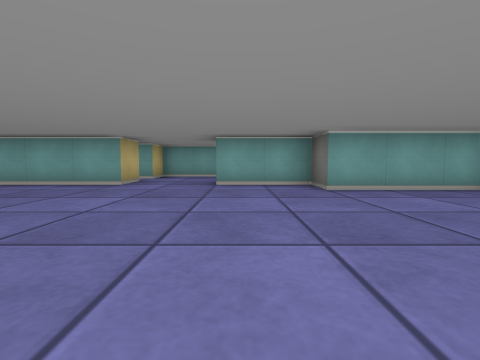
view 1 (above)

18 first-person views from a walk through a cub3D maze. The camera is about half as high as the walls, tilts 4° down and sees 85° across. The floor is counted in squares. Each view is taken from the middle of a square. On the plan, view 1 faces up. The plan holds only what a view shows up to about 9 squares ahead; the rest is blank.

view 2
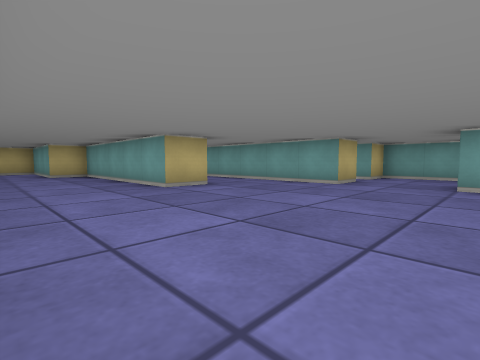

view 3
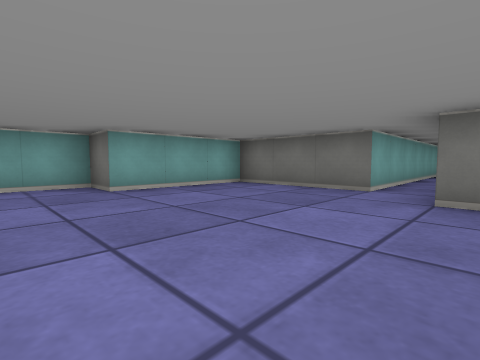

view 4
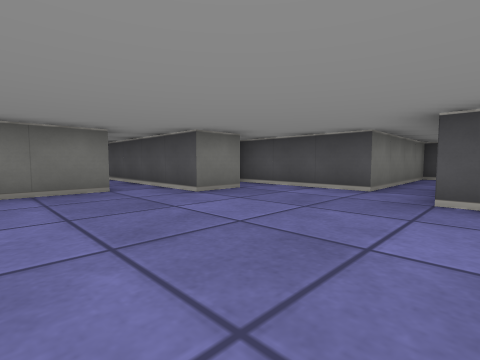

view 5
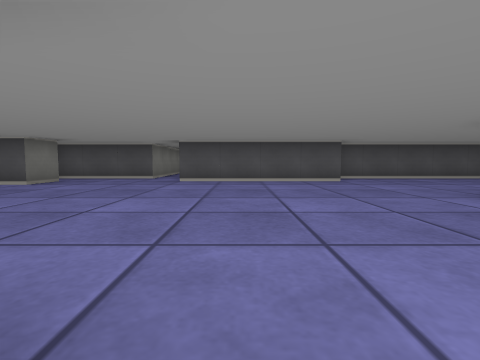

view 6
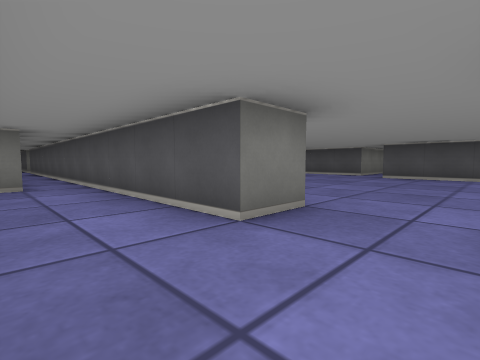

view 7
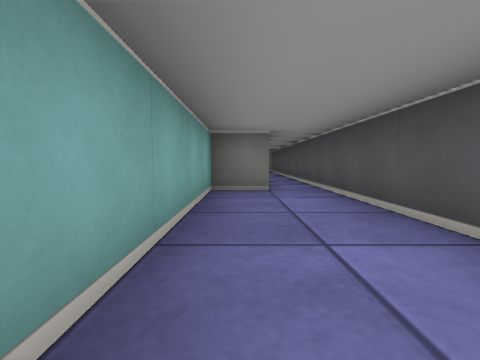

view 8
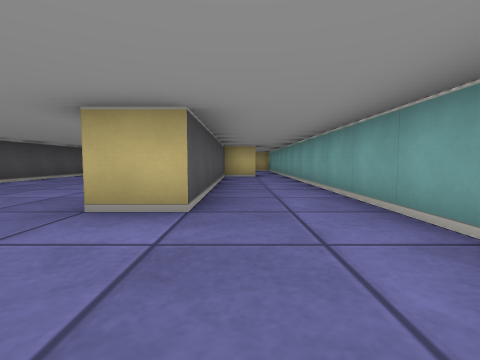

view 9
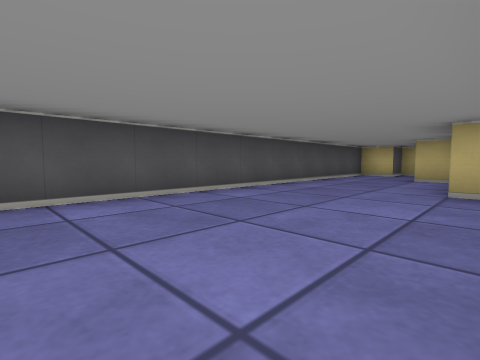

view 10
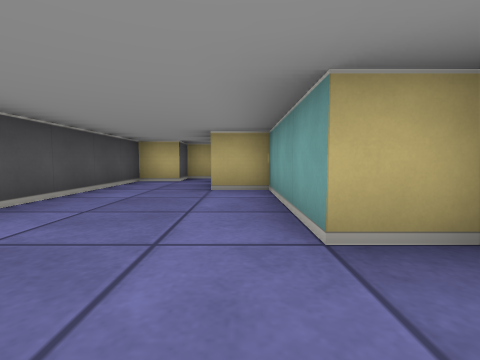

view 11
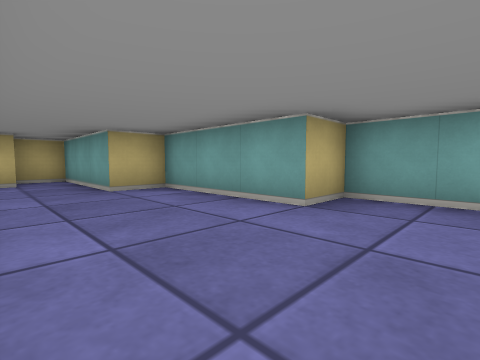

view 12
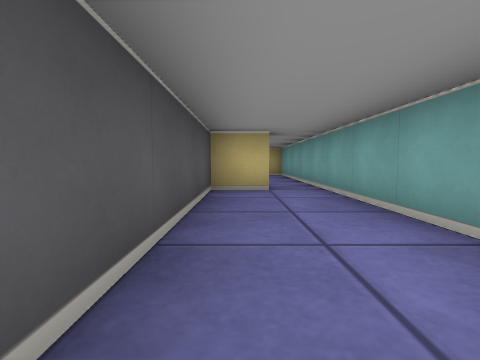

view 13
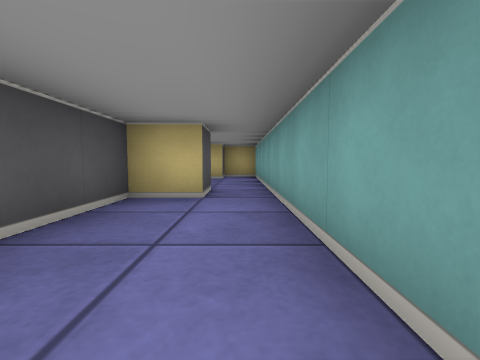

view 14
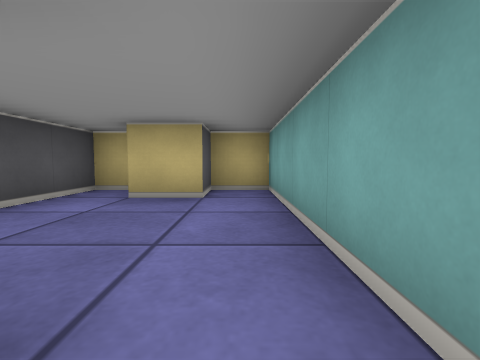

view 15
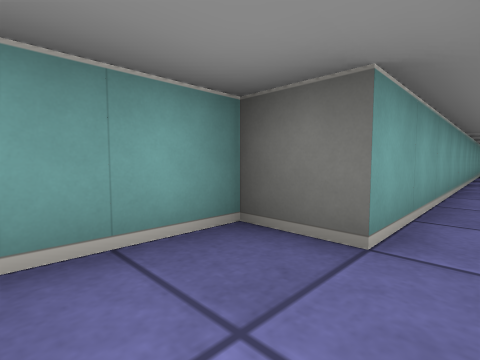

view 16
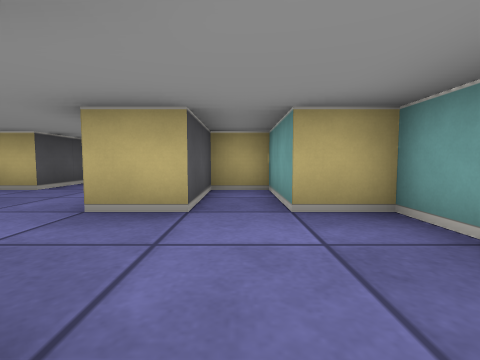

view 17
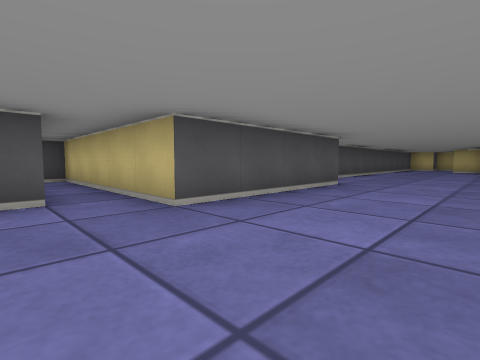

view 18
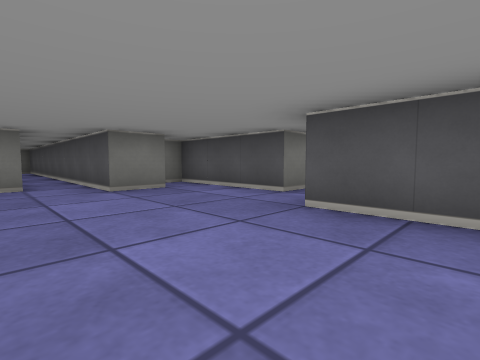

### Floor plan
Ten units are one square. View 1 is at (0, 0); x grows to the right and y downward. Boxes are objects, and circles mark ways between rooms. Rooms are numbered by the first view taken in them; rooms with no view inside come last. Other rooms are left out.
<svg viewBox="-160 -90 279 150">
<path fill="none" stroke="#000" d="M-36 5 5 5 5 55 15 55 15 15 45 15 45 10M-25 -55 -105 -55M35 6 35 -5 102 -5M-105 -45 -105 -35 -45 -35 -45 -25 -95 -25 -95 -15 -125 -15 -125 -5 -155 -5 -155 5 -145 5 -145 15 -39 15M105 -15 45 -15 45 -45 15 -45 15 -55 -5 -55M-5 -55 -5 -65 92 -65M114 -75 35 -75 35 -85 -25 -85 -25 -75 -45 -75 -45 -65 -25 -65 -25 -55M-115 -45 -105 -45M-155 -31 -155 -25 -136 -25M-105 -55 -155 -55 -155 -45 -145 -45 -145 -35"/>
<circle cx="-15" cy="-60" r="3" fill="#2a7"/>
<circle cx="-110" cy="-50" r="3" fill="#2a7"/>
<text x="-30" y="-20">1</text>
<text x="20" y="-70">2</text>
<text x="-130" y="-40">3</text>
</svg>
Room 1 opens to room 2. Room 1 opens to room 3.

Where each view was taken, in squares from view 1:
view 1: 0 up, 0 right, facing up
view 2: 0 up, 0 right, facing up-left
view 3: 0 up, 0 right, facing up-right
view 4: 3 up, 0 right, facing down-right
view 5: 6 up, 1 left, facing down
view 6: 8 up, 2 left, facing down-right
view 7: 8 up, 1 left, facing right
view 8: 4 up, 2 left, facing left
view 9: 2 up, 5 left, facing down-left
view 10: 1 up, 8 left, facing left
view 11: 1 down, 8 left, facing up-left
view 12: 4 up, 6 left, facing left
view 13: 5 up, 7 left, facing left
view 14: 5 up, 11 left, facing left
view 15: 7 up, 2 right, facing up-right
view 16: 7 up, 0 right, facing left
view 17: 2 up, 2 right, facing down-left
view 18: 2 up, 1 left, facing down-right
